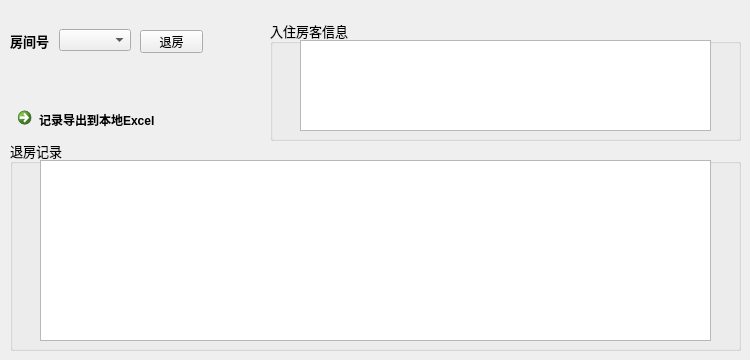
   <widget class="QWidget" name="tab_5">
    <attribute name="title">
     <string>退房</string>
    </attribute>
    <widget class="QWidget" name="widget_10" native="true">
     <property name="geometry">
      <rect>
       <x>10</x>
       <y>20</y>
       <width>121</width>
       <height>41</height>
      </rect>
     </property>
     <layout class="QHBoxLayout" name="horizontalLayout_10">
      <item>
       <widget class="QLabel" name="label_14">
        <property name="font">
         <font>
          <family>微软雅黑</family>
          <pointsize>10</pointsize>
          <weight>75</weight>
          <bold>true</bold>
         </font>
        </property>
        <property name="text">
         <string>房间号</string>
        </property>
       </widget>
      </item>
      <item>
       <widget class="QComboBox" name="exitroom_comboBox"/>
      </item>
     </layout>
    </widget>
    <widget class="QCommandLinkButton" name="commandLinkButton">
     <property name="geometry">
      <rect>
       <x>10</x>
       <y>100</y>
       <width>191</width>
       <height>31</height>
      </rect>
     </property>
     <property name="text">
      <string>记录导出到本地Excel</string>
     </property>
    </widget>
    <widget class="QGroupBox" name="groupBox_3">
     <property name="geometry">
      <rect>
       <x>270</x>
       <y>20</y>
       <width>471</width>
       <height>121</height>
      </rect>
     </property>
     <property name="font">
      <font>
       <family>微软雅黑</family>
       <pointsize>10</pointsize>
       <weight>50</weight>
       <bold>false</bold>
      </font>
     </property>
     <property name="title">
      <string>入住房客信息</string>
     </property>
     <widget class="QTextBrowser" name="textBrowser_2">
      <property name="geometry">
       <rect>
        <x>30</x>
        <y>20</y>
        <width>411</width>
        <height>91</height>
       </rect>
      </property>
     </widget>
    </widget>
    <widget class="QGroupBox" name="groupBox_4">
     <property name="geometry">
      <rect>
       <x>10</x>
       <y>140</y>
       <width>731</width>
       <height>211</height>
      </rect>
     </property>
     <property name="font">
      <font>
       <family>微软雅黑</family>
       <pointsize>10</pointsize>
      </font>
     </property>
     <property name="title">
      <string>退房记录</string>
     </property>
     <widget class="QTableView" name="tableView_3">
      <property name="geometry">
       <rect>
        <x>30</x>
        <y>20</y>
        <width>671</width>
        <height>181</height>
       </rect>
      </property>
     </widget>
    </widget>
    <widget class="QPushButton" name="exit_pushButton">
     <property name="geometry">
      <rect>
       <x>140</x>
       <y>30</y>
       <width>63</width>
       <height>23</height>
      </rect>
     </property>
     <property name="text">
      <string>退房</string>
     </property>
    </widget>
   </widget>
